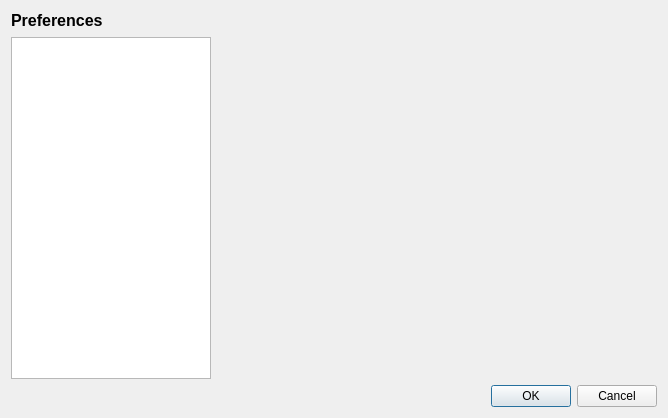
<?xml version="1.0" encoding="UTF-8"?>
<ui version="4.0">
 <class>PreferencesDialog</class>
 <widget class="QDialog" name="PreferencesDialog">
  <property name="geometry">
   <rect>
    <x>0</x>
    <y>0</y>
    <width>668</width>
    <height>418</height>
   </rect>
  </property>
  <property name="windowTitle">
   <string>Preferences</string>
  </property>
  <layout class="QVBoxLayout" name="verticalLayout">
   <item>
    <layout class="QHBoxLayout" name="horizontalLayout">
     <item>
      <widget class="QLabel" name="label">
       <property name="text">
        <string>&lt;!DOCTYPE HTML PUBLIC &quot;-//W3C//DTD HTML 4.0//EN&quot; &quot;http://www.w3.org/TR/REC-html40/strict.dtd&quot;&gt;
&lt;html&gt;&lt;head&gt;&lt;meta name=&quot;qrichtext&quot; content=&quot;1&quot; /&gt;&lt;style type=&quot;text/css&quot;&gt;
p, li { white-space: pre-wrap; }
&lt;/style&gt;&lt;/head&gt;&lt;body style=&quot; font-family:'DejaVu Sans'; font-size:9pt; font-weight:400; font-style:normal;&quot;&gt;
&lt;p style=&quot; margin-top:0px; margin-bottom:0px; margin-left:0px; margin-right:0px; -qt-block-indent:0; text-indent:0px;&quot;&gt;&lt;span style=&quot; font-size:12pt; font-weight:600;&quot;&gt;Preferences&lt;/span&gt;&lt;/p&gt;&lt;/body&gt;&lt;/html&gt;</string>
       </property>
      </widget>
     </item>
     <item>
      <spacer name="horizontalSpacer">
       <property name="orientation">
        <enum>Qt::Horizontal</enum>
       </property>
       <property name="sizeHint" stdset="0">
        <size>
         <width>40</width>
         <height>20</height>
        </size>
       </property>
      </spacer>
     </item>
    </layout>
   </item>
   <item>
    <layout class="QHBoxLayout" name="horizontalLayout_2">
     <item>
      <widget class="QListWidget" name="optionList">
       <property name="sizePolicy">
        <sizepolicy hsizetype="Maximum" vsizetype="Expanding">
         <horstretch>0</horstretch>
         <verstretch>0</verstretch>
        </sizepolicy>
       </property>
       <property name="maximumSize">
        <size>
         <width>200</width>
         <height>16777215</height>
        </size>
       </property>
       <property name="baseSize">
        <size>
         <width>100</width>
         <height>0</height>
        </size>
       </property>
      </widget>
     </item>
     <item>
      <widget class="QWidget" name="widget" native="true"/>
     </item>
    </layout>
   </item>
   <item>
    <widget class="QDialogButtonBox" name="buttonBox">
     <property name="orientation">
      <enum>Qt::Horizontal</enum>
     </property>
     <property name="standardButtons">
      <set>QDialogButtonBox::Cancel|QDialogButtonBox::Ok</set>
     </property>
    </widget>
   </item>
  </layout>
 </widget>
 <resources/>
 <connections>
  <connection>
   <sender>buttonBox</sender>
   <signal>accepted()</signal>
   <receiver>PreferencesDialog</receiver>
   <slot>accept()</slot>
   <hints>
    <hint type="sourcelabel">
     <x>248</x>
     <y>254</y>
    </hint>
    <hint type="destinationlabel">
     <x>157</x>
     <y>274</y>
    </hint>
   </hints>
  </connection>
  <connection>
   <sender>buttonBox</sender>
   <signal>rejected()</signal>
   <receiver>PreferencesDialog</receiver>
   <slot>reject()</slot>
   <hints>
    <hint type="sourcelabel">
     <x>316</x>
     <y>260</y>
    </hint>
    <hint type="destinationlabel">
     <x>286</x>
     <y>274</y>
    </hint>
   </hints>
  </connection>
 </connections>
</ui>
